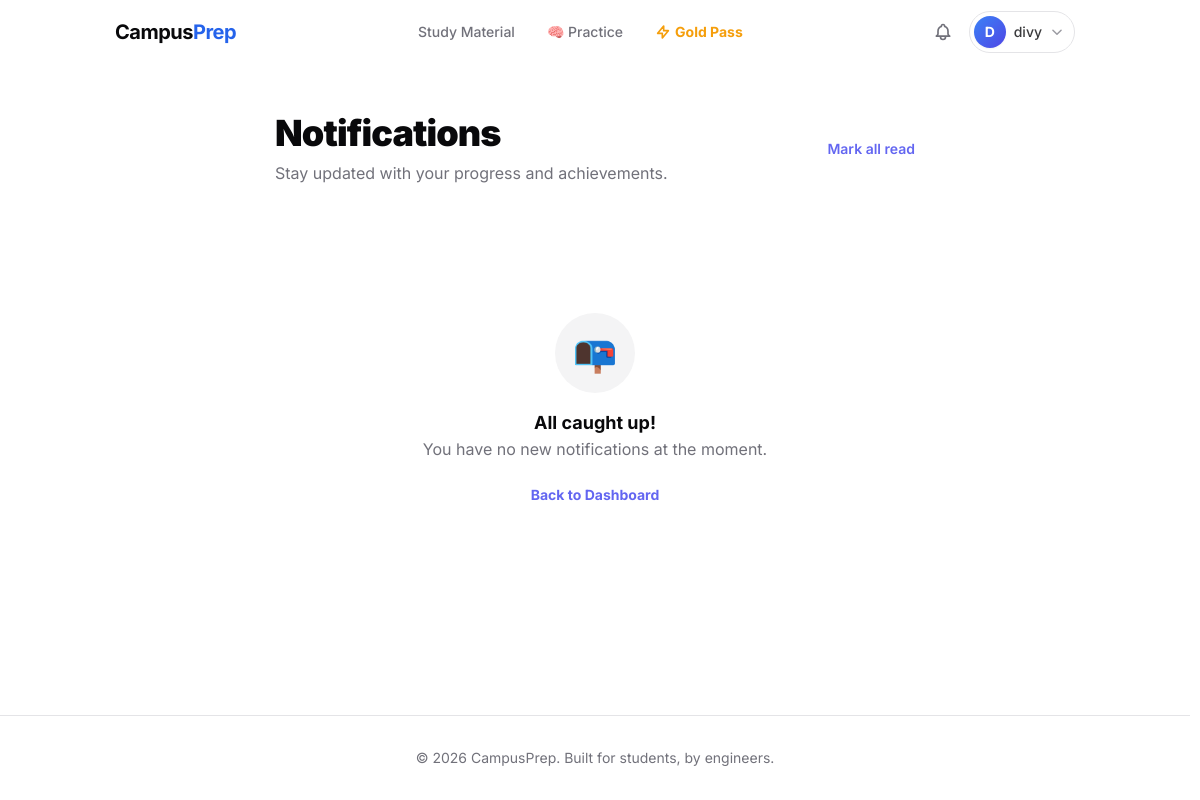
Before: /notifications/ (signed in) with the older database file.
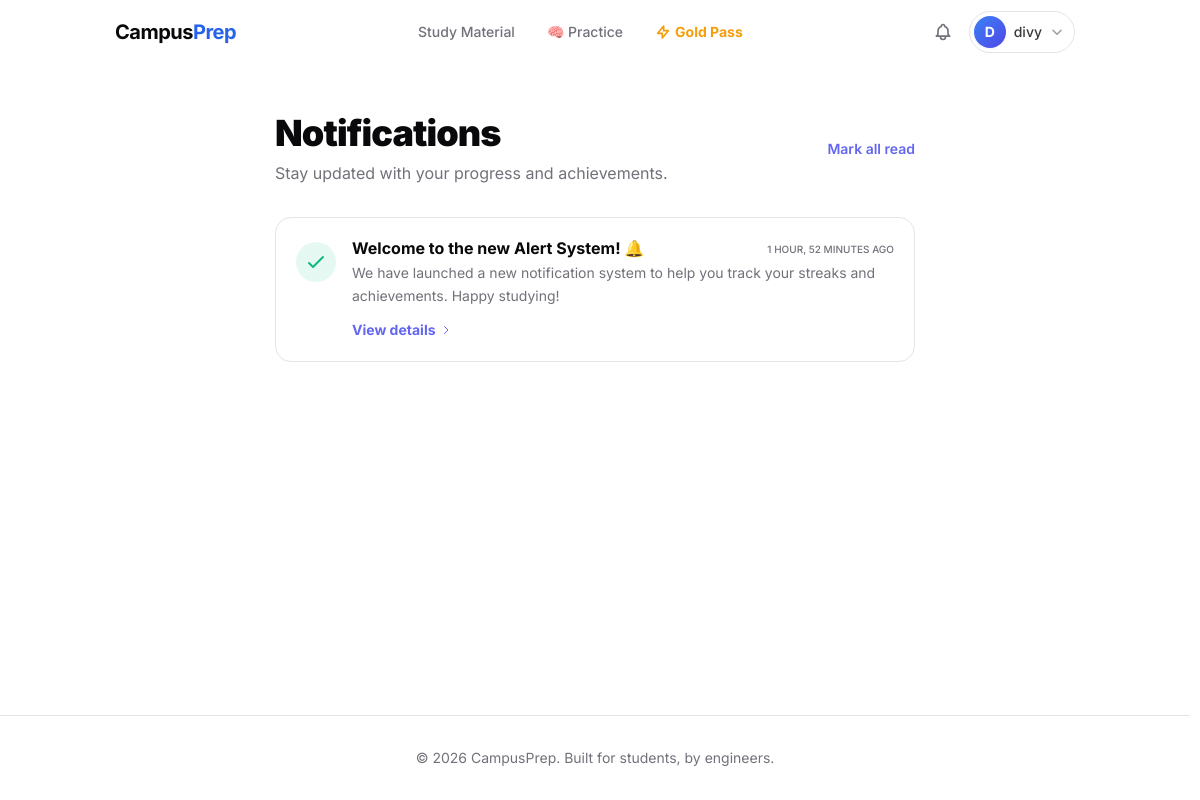
After: the same page with the newer database file.
### apps/notifications/models.py (models this page shows, shortened)
class Notification(models.Model):
    LEVEL_CHOICES = [
        ('info', 'Information'),
        ('success', 'Success'),
        ('warning', 'Warning'),
        ('error', 'Error'),
    ]
    user = models.ForeignKey(settings.AUTH_USER_MODEL, on_delete=models.CASCADE, related_name='notifications')
    level = models.CharField(max_length=10, choices=LEVEL_CHOICES, default='info')
    title = models.CharField(max_length=255)
    message = models.TextField()
    link = models.URLField(max_length=500, null=True, blank=True)
    is_read = models.BooleanField(default=False)
    created_at = models.DateTimeField(auto_now_add=True)
    class Meta:
        ordering = ['-created_at']

### apps/notifications/views.py (the view)
# urls.py: path('', views.notification_list, name='list'),
@login_required
def notification_list(request):
    notifications = Notification.objects.filter(user=request.user)
    return render(request, 'notifications/list.html', {'notifications': notifications})

### templates/notifications/list.html (shortened to what this page needs)
{% extends 'base.html' %}
{% block content %}
<div class="container max-w-2xl mx-auto px-4 py-8 sm:py-12">
    <div class="flex items-center justify-between mb-8">
        <div>
            <h1 class="text-3xl font-black tracking-tight text-foreground sm:text-4xl">Notifications</h1>
            <p class="text-muted-foreground mt-2">Stay updated with your progress and achievements.</p>
        </div>
        <button hx-post="{% url 'notifications:mark_all_read' %}"
                hx-swap="none"
                class="text-sm font-semibold text-indigo-500 hover:text-indigo-600 transition-colors">
            Mark all read
        </button>
    </div>
    <div class="space-y-4">
        {% for n in notifications %}
        <div id="notification-{{ n.pk }}"
             class="group relative overflow-hidden rounded-2xl border border-border bg-card p-5 transition-all hover:bg-muted/50 {% if not n.is_read %}border-indigo-500/30 bg-indigo-500/5{% endif %}">
            <div class="flex gap-4">
                <div class="flex-shrink-0 mt-1">
                    {% if n.level == 'success' %}
                        <div class="flex h-10 w-10 items-center justify-center rounded-full bg-emerald-500/10 text-emerald-500">
                            <svg class="h-6 w-6" fill="none" viewBox="0 0 24 24" stroke="currentColor"><path stroke-linecap="round" stroke-linejoin="round" stroke-width="2" d="M5 13l4 4L19 7"/></svg>
                        </div>
                    {% elif n.level == 'error' %}
                        <div class="flex h-10 w-10 items-center justify-center rounded-full bg-rose-500/10 text-rose-500">
                            <svg class="h-6 w-6" fill="none" viewBox="0 0 24 24" stroke="currentColor"><path stroke-linecap="round" stroke-linejoin="round" stroke-width="2" d="M6 18L18 6M6 6l12 12"/></svg>
                        </div>
                    {% endif %}
                </div>
                <div class="flex-1 min-w-0">
                    <div class="flex items-start justify-between gap-4">
                        <h3 class="text-base font-bold text-foreground leading-tight">{{ n.title }}</h3>
                        <span class="text-[10px] font-medium text-muted-foreground uppercase whitespace-nowrap mt-1">{{ n.created_at|timesince }} ago</span>
                    </div>
                    <p class="mt-1 text-sm text-muted-foreground leading-relaxed">{{ n.message }}</p>
                    {% if n.link %}
                    <a href="{{ n.link }}" class="mt-3 inline-flex items-center text-sm font-bold text-indigo-500 hover:text-indigo-600 transition-colors">
                        View details
                        <svg class="ml-1 h-3 w-3" fill="none" viewBox="0 0 24 24" stroke="currentColor"><path stroke-linecap="round" stroke-linejoin="round" stroke-width="2" d="M9 5l7 7-7 7"/></svg>
                    </a>
                    {% endif %}
                </div>
            </div>
        </div>
        {% empty %}
        <div class="flex flex-col items-center justify-center py-24 gap-4 text-center">
            <div class="h-20 w-20 rounded-full bg-muted flex items-center justify-center text-4xl">📭</div>
            <div>
                <p class="font-bold text-foreground text-lg">All caught up!</p>
                <p class="text-muted-foreground">You have no new notifications at the moment.</p>
            </div>
            <a href="/" class="mt-2 text-sm font-bold text-indigo-500 hover:underline">Back to Dashboard</a>
        </div>
        {% endfor %}
    </div>
</div>
{% endblock %}

Changed rows visible on the page:
added Notification: level "success" (drawn), title "Welcome to the new Alert System! 🔔", created_at "1 HOUR, 52 MINUTES", message "We have launched a new notification system to help you track your streaks and achievements. Happy studying!"
Other visible differences:
text no longer shown: "📭 All caught up! You have no new notifications at the moment. Back to Dashboard"
